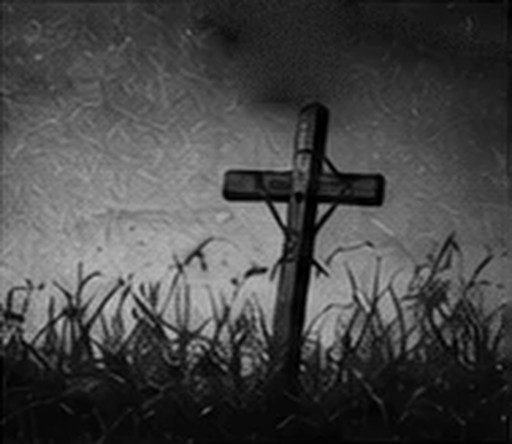
#> input picture Resources/Photos/halfcut_1.jpg, 512 x 444 px; its folder holds 4 pictures in this run
$ python make_card_photos.py ../Resources/Photos/halfcut_1.jpg
#> lines starting #> are read from the running program, lines starting #| are printed output that depends on the picture
#!/usr/bin/env python3
"""
Fills the polaroids of all categories with provisional photos derived from the 8 HALFCUT photos
(Resources/Photos/halfcut_1..8.jpg): every card gets its own crop, zoom, mirror, tilt, contrast and grain,
and each category uses all 8 motifs in a different order.

Files that already exist are kept unless --force is given, so real photos generated from prompts.md
simply replace these by using the same file names.
Requires Pillow.
"""
import os
import random
import sys
from PIL import Image, ImageEnhance, ImageFilter, ImageOps, ImageChops

ROOT = os.path.dirname(os.path.dirname(os.path.abspath(__file__)))
PHOTOS = os.path.join(ROOT, "Resources", "Photos")
CATEGORIES = ["deadtape", "glitchritval", "chopped", "backmask", "diabolvs", "cassettecvlt",
              "villainera", "aura", "toxic", "crashout", "lockin"]
OUT_W, OUT_H = 512, 448


def vignette(size, strength):
    w, h = size
    mask = Image.radial_gradient("L").resize((w, h))          # 0 in the centre, 255 at the edge
    return mask.point(lambda v: int(255 - v * strength))


def derive(src, rnd):
    img = src.convert("L")
    if rnd.random() < 0.5:
        img = ImageOps.mirror(img)

    # zoomed crop around a random focal point
    zoom = rnd.uniform(1.25, 1.9)
    w, h = img.size
    cw, ch = w / zoom, (w / zoom) * OUT_H / OUT_W
    ch = min(ch, h)
    x0 = rnd.uniform(0, w - cw)
    y0 = rnd.uniform(0, h - ch)
    img = img.crop((int(x0), int(y0), int(x0 + cw), int(y0 + ch)))

    # slight tilt
    angle = rnd.uniform(-5, 5)
    img = img.rotate(angle, resample=Image.BICUBIC, expand=False)
    tw, th = img.size
    m = int(max(tw, th) * 0.06)
    img = img.crop((m, m, tw - m, th - m)).resize((OUT_W, OUT_H), Image.LANCZOS)

    # tone: contrast / brightness / gamma
    img = ImageEnhance.Contrast(img).enhance(rnd.uniform(1.0, 1.5))
    img = ImageEnhance.Brightness(img).enhance(rnd.uniform(0.75, 1.1))
    gamma = rnd.uniform(0.85, 1.25)
    img = img.point(lambda v: int(255 * (v / 255) ** gamma))

    # heavy film grain
    noise = Image.effect_noise((OUT_W, OUT_H), rnd.uniform(18, 34)).filter(ImageFilter.GaussianBlur(0.5))
    img = ImageChops.add(img, noise, scale=1.0, offset=-128)

    # flash vignette
    dark = Image.new("L", img.size, 0)
    img = Image.composite(img, dark, vignette(img.size, rnd.uniform(0.35, 0.7)))
    return img.convert("RGB")


def main():
    force = "--force" in sys.argv
    sources = [Image.open(os.path.join(PHOTOS, f"halfcut_{i}.jpg")) for i in range(1, 9)]
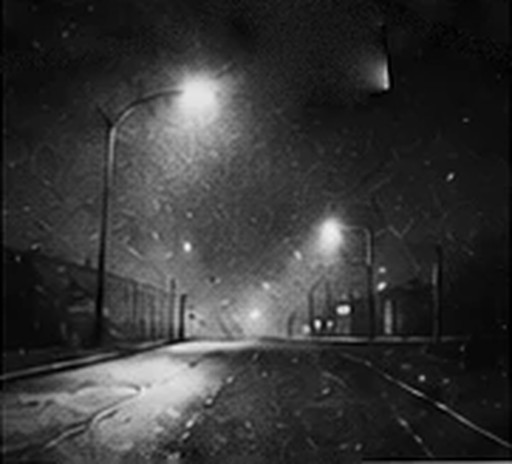
#> input picture Resources/Photos/halfcut_2.jpg, 512 x 464 px
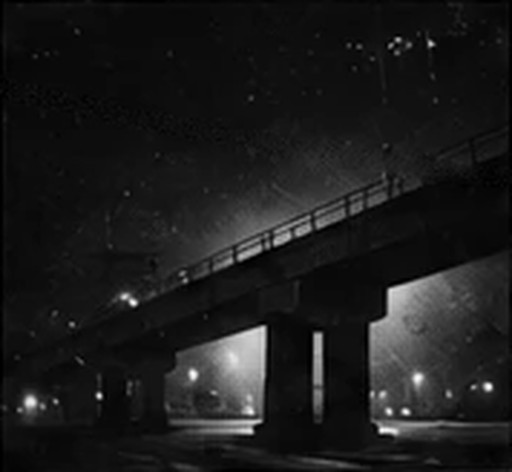
#> input picture Resources/Photos/halfcut_3.jpg, 512 x 472 px
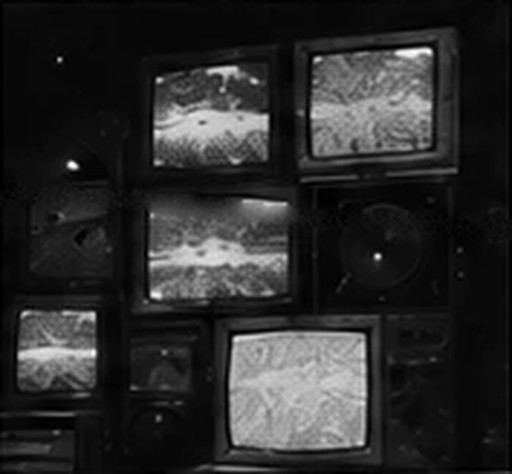
#> input picture Resources/Photos/halfcut_4.jpg, 512 x 474 px
    made = 0
    for ci, cat in enumerate(CATEGORIES):
        order = list(range(8))
        random.Random(1000 + ci).shuffle(order)
        for card in range(8):
            path = os.path.join(PHOTOS, f"{cat}_{card + 1}.jpg")
            if os.path.exists(path) and not force:
                continue
            rnd = random.Random(ci * 97 + card * 13 + 7)
            derive(sources[order[card]], rnd).save(path, quality=88)
            made += 1
    print(f"created {made} photos")


if __name__ == "__main__":
#> (the run stopped early here; a loop or call above may not have finished)
